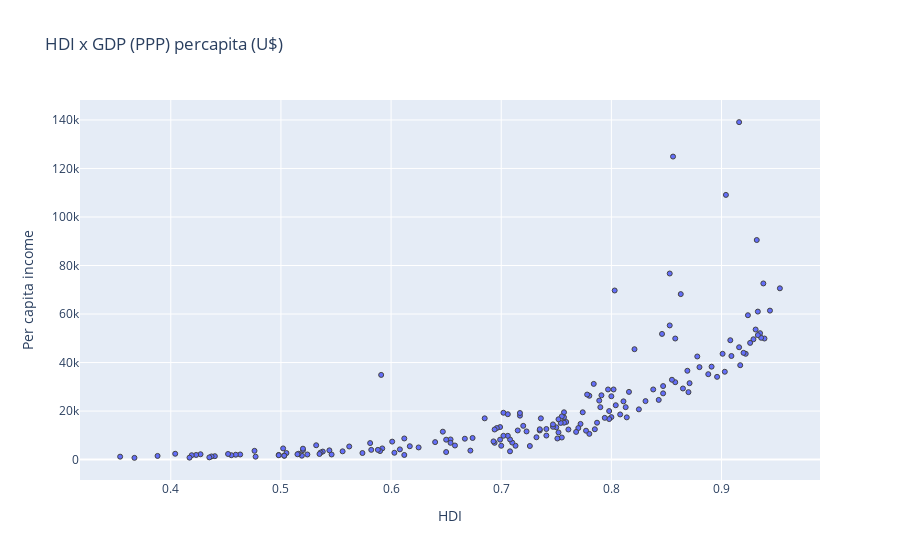

Notebook code for this chart:
### Markdown cell above
# Bonus: Scatter plot with Plotly
Why don't we create and nice interactive scatter plot with the information we gathered? It will allow us to visualize graphically the discovered high correlation between HDI and per capita income.

### Code cell
import plotly.offline as pyo
import plotly.graph_objs as go

x_values = mergedDF['HDI']
y_values = mergedDF['GDP (PPP) percapita (U$)']
hover_values = mergedDF.index

#Defining layout
marker = dict(size=5, line={'width':1})
layout = go.Layout(title="HDI x GDP (PPP) percapita (U$)",
                   xaxis=dict(title="HDI"),
                   yaxis=dict(title="Per capita income"))

#Defining graphical object, determining its layout and data
data = [go.Scatter(x=x_values, y=y_values, hovertext=hover_values, mode='markers',  marker=marker)]
fig = go.Figure(data=data, layout=layout)

#Generating the graph
pyo.iplot(fig)

### Figure 1 — Plotly figure (JSON) as saved in the notebook; plotly's stock layout.template omitted (floating-point values rounded to 4 significant figures; data arrays with more than 128 entries replaced by an {"elided": "..."} marker saying what was removed)
{"data": [{"hovertext": {"elided": "178 str values"}, "marker": {"line": {"width": 1}, "size": 5}, "mode": "markers", "type": "scatter", "x": {"elided": "178 float values"}, "y": {"elided": "178 int values"}}], "layout": {"title": {"text": "HDI x GDP (PPP) percapita (U$)"}, "xaxis": {"title": {"text": "HDI"}}, "yaxis": {"title": {"text": "Per capita income"}}}}
